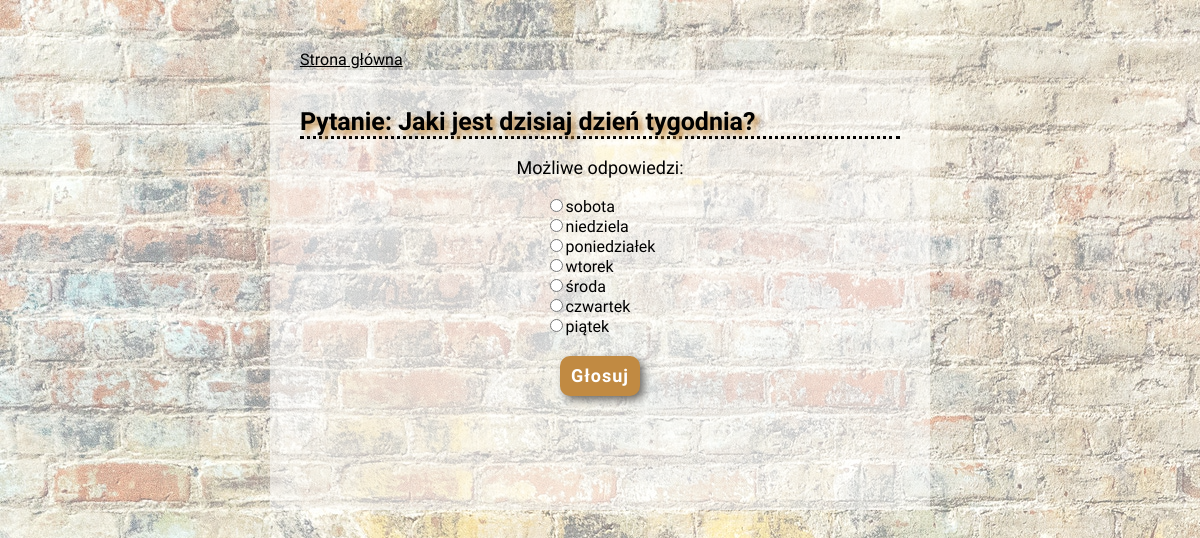
/polls/2, run on the app's committed database.
### polls/models.py (models this page shows, shortened)
class Choice(models.Model):
    question = models.ForeignKey(Question, on_delete=models.CASCADE)
    choice_text = models.CharField(max_length=200)
    votes = models.PositiveIntegerField(default=0)

### polls/views.py (the view)
# urls.py: path('<int:question_id>', views.detail, name = 'detail'),
def detail(request, question_id):
    question = get_object_or_404(Question, id = question_id)
    title = f'Pytanie: {question.question_text}'
    context = {
        'question': question,
        'title': title,
    }
    return render(request,'polls/detail.html', context)

### polls/templates/polls/detail.html (shortened to what this page needs)
{% extends "base.html"%}
{% block content %}
<section class="possibilities">
    <p>Możliwe odpowiedzi: </p>
    <form method="POST" action="{% url 'polls:vote' question.id %}">
        <ul>
            {% for choice in question.choice_set.all %}
            <li>
                <label>
                    <input type="radio" value="120" name="choice" required>{{ choice.choice_text }}
                </label>
            </li>
            {% endfor %}
        </ul>
        <input class="submit" type="submit" value="Głosuj">
    </form>
</section>
{% endblock %}

### polls/static/polls/style.css (style rules this page uses)
body { position: relative; width: 100vw; height: 100vh; margin: 0; font-family: 'Balsamiq Sans', cursive; }
body::after { content: ""; background: url(layout.jpg); opacity: 0.5; top: 0; left: 0; bottom: 0; right: 0; position: absolute; z-index: -1; padding: 50px; }
.possibilities p { font-size: 18px; text-align: center; }
.possibilities form ul { padding: 0; display: table; margin: 0 auto; }
.possibilities form ul li { list-style-type: none; padding: 0; }
.possibilities form .submit { width: 80px; height: 40px; background-color: #c18a42; border-style: none; box-shadow: 4px 4px 8px #6d6a67; border-radius: 10px; padding: auto; font-size: 18px; font-weight: 700; letter-spacing: 1px; color: #ffffff; font-family: inherit; display: block; margin: 20px auto 0 auto; }

### data on the page
Choice: choice_text "sobota"
Choice: choice_text "niedziela"
Choice: choice_text "poniedziałek"
Choice: choice_text "wtorek"
Choice: choice_text "środa"
Choice: choice_text "czwartek"
Choice: choice_text "piątek"

### other printed values
{{ title }} "Pytanie: Jaki jest dzisiaj dzień tygodnia?"
